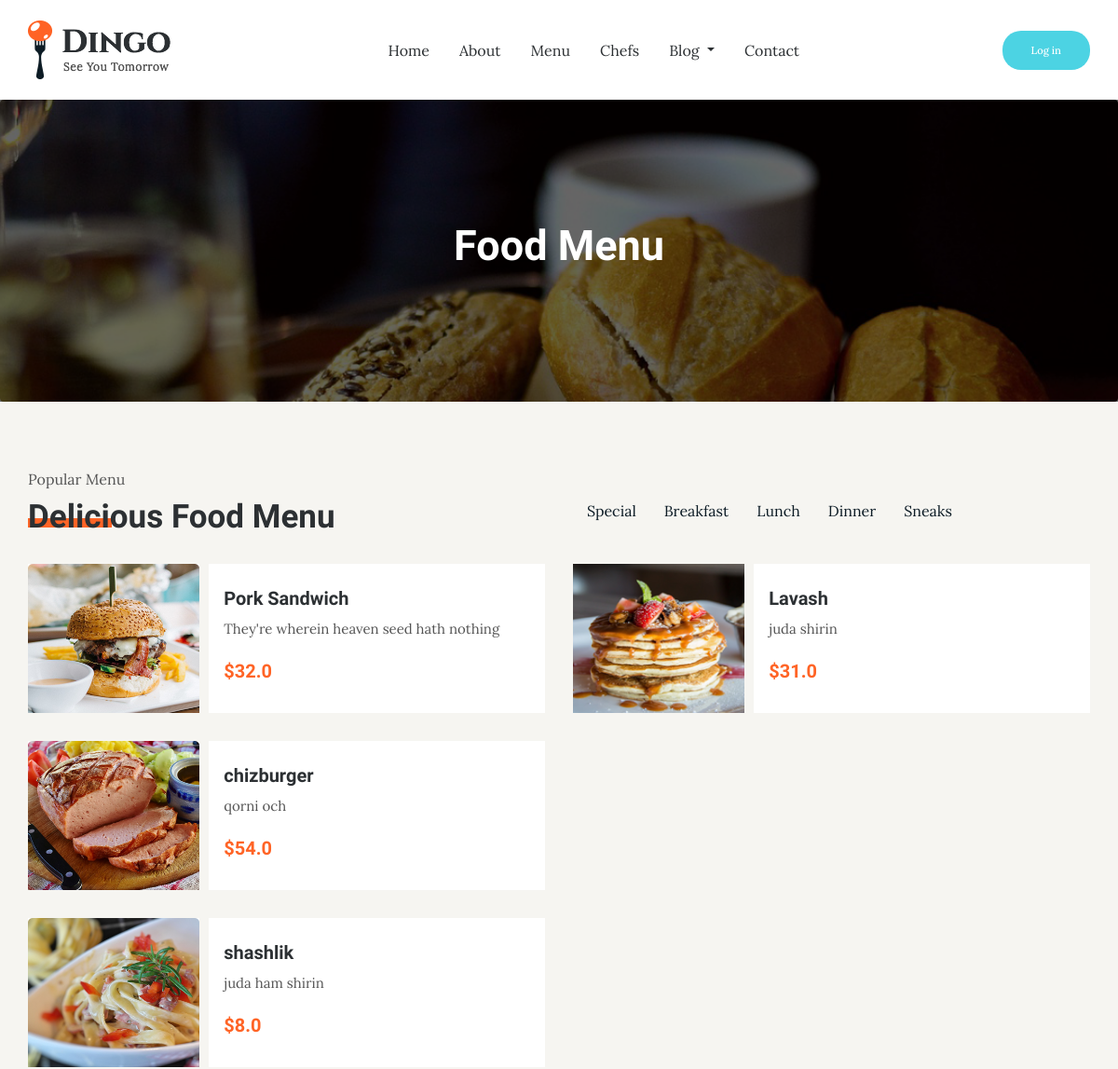
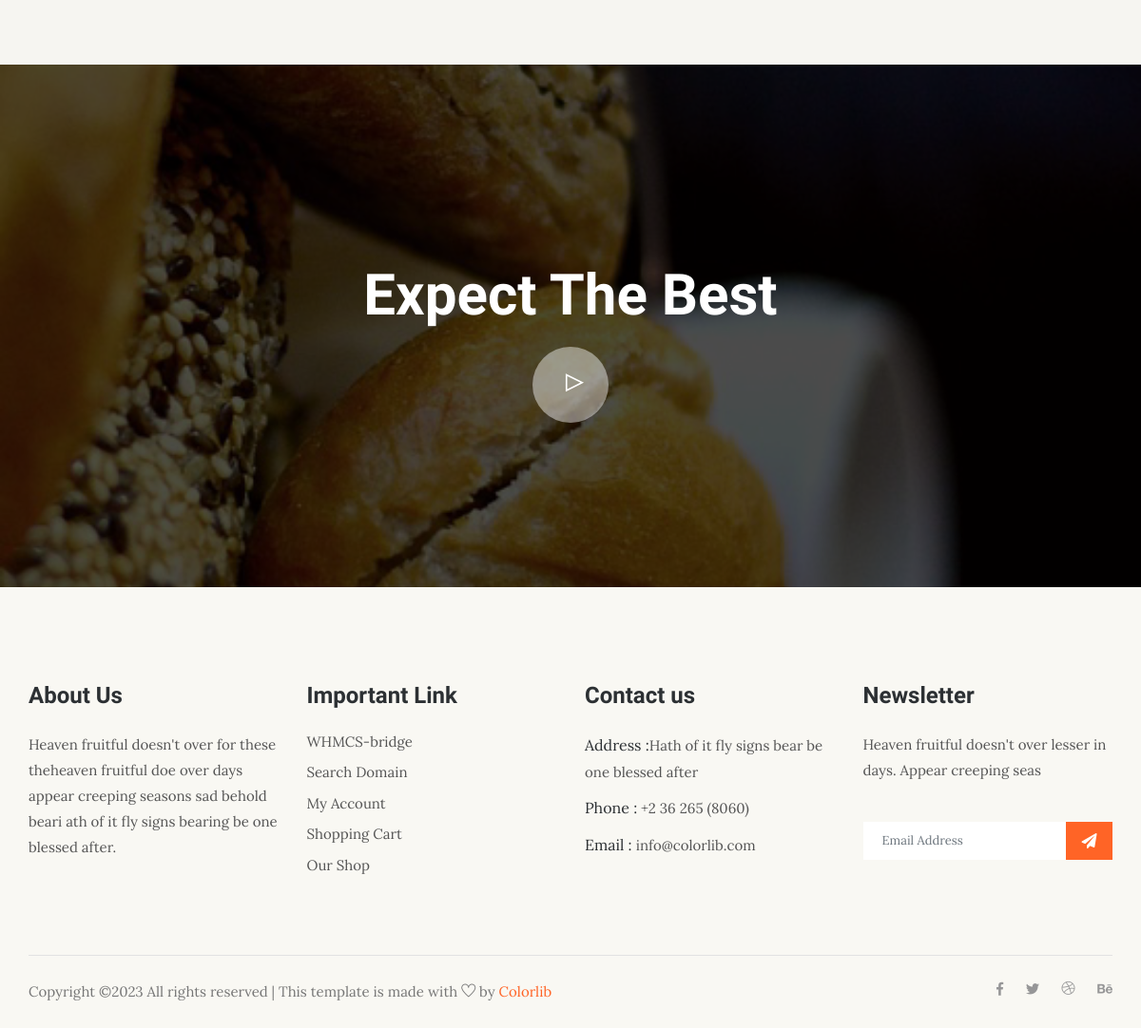
Screenshot of /food/ with the database file from the repository (2 pictures, top to bottom).
### dingoapp/models.py (models this page shows, shortened)
class Category(models.Model):
    category_name = models.CharField(verbose_name="Category name", max_length=150)
    created = models.DateTimeField(verbose_name="Created", auto_now_add=True)
    updated = models.DateTimeField(verbose_name="Updated", auto_now=True)
    class Meta:
        ordering = ["created"]
        verbose_name = "Category"
        verbose_name_plural = "Categories"

class FoodModel(models.Model):
    title = models.CharField(verbose_name="Title", max_length=155)
    about = models.TextField(verbose_name='About')
    exclusive = models.BooleanField(verbose_name="Exclusive", default=False)
    price = models.FloatField(verbose_name="Price",
                              validators=(MinValueValidator(0),
                                          MaxValueValidator(9999)
                                          ))
    picture = models.ImageField(upload_to='food/')
    created = models.DateTimeField(verbose_name="Created", auto_now_add=True)
    updated = models.DateTimeField(verbose_name="Updated", auto_now=True)
    category = models.ManyToManyField("Category", verbose_name="Category")
    tags = models.ManyToManyField(TagModel, verbose_name="Tags", blank=True)

### dingoapp/views.py (the view)
# urls.py: path("food/", MenuView.as_view(), name='menu'),
class MenuView(TemplateView):
    template_name = 'food_menu.html'
    def get_context_data(self, **kwargs):
        cat = self.request.GET.get('cat')
        if cat is None:
            cat = "Special"
        foods = FoodModel.objects.filter(category__category_name__contains=cat)[:6]
        context = super().get_context_data(**kwargs)
        context['categories'] = Category.objects.all()
        context['foods3'] = foods[:3]
        context['foods6'] = foods[3:6]
        return context

### templates/food_menu.html
{% extends 'base.html' %}
{% load static %}
{% block content %}
    <section class="breadcrumb breadcrumb_bg">
        <div class="container">
            <div class="row">
                <div class="col-lg-12">
                    <div class="breadcrumb_iner text-center">
                        <div class="breadcrumb_iner_item">
                            <h2>Food Menu</h2>
                        </div>
                    </div>
                </div>
            </div>
        </div>
    </section>
    <section class="food_menu gray_bg">
        <div class="container">
            <div class="row justify-content-between">
                <div class="col-lg-5">
                    <div class="section_tittle">
                        <p>Popular Menu</p>
                        <h2>Delicious Food Menu</h2>
                    </div>
                </div>
                <div class="col-lg-6">
                    <div class="nav nav-tabs food_menu_nav" id="myTab" role="tablist">
                        {% for category in categories %}
                            {% if category.category_name == cat %}
                                <a class="active" data-toggle="tab"
                                   href="{% url 'menu' %}?cat={{ category.category_name }}#myTab">{{ category.category_name }}
                                    <img src="{% static 'img/icon/play.svg' %}"
                                         alt="play"></a>
                            {% else %}
                                <a data-toggle="tab"
                                   href="{% url 'menu' %}?cat={{ category.category_name }}#myTab">{{ category.category_name }}</a>
                            {% endif %}
                        {% endfor %}
                    </div>
                </div>
                <div class="col-lg-12">
                    <div class="tab-content" id="myTabContent">
                        <div class="tab-pane fade show active single-   member" id="Special" role="tabpanel"
                             aria-labelledby="Special-tab">
                            <div class="row">
                                <div class="col-sm-6 col-lg-6">
                                    {% for food in foods3 %}
                                        <div class="single_food_item media">
                                            <img src="{{ food.picture.url }}" class="mr-3" alt="..." width="35%" ,
                                                 height="160px">
                                            <div class="media-body align-self-center">
                                                <h3>{{ food.title }}</h3>
                                                <p>{{ food.about }}</p>
                                                <h5>${{ food.price }}</h5>
                                            </div>
                                        </div>
                                    {% endfor %}
                                </div>
                                    <div class="col-sm-6 col-lg-6">
                                        {% for food in foods6 %}
                                            <div class="single_food_item media">
                                                <img src="{{ food.picture.url }}" class="mr-3 " alt="..." width="35%" height="160px">
                                                <div class="media-body align-self-center">
                                                    <h3>{{ food.title }}</h3>
                                                    <p>{{ food.about }}</p>
                                                    <h5>${{ food.price }}</h5>
                                                </div>
                                            </div>
                                        {% endfor %}
                                    </div>
                                </div>
                            </div>
                        </div>
                    </div>
                </div>
            </div>
    </section>
    <section class="intro_video_bg">
        <div class="container">
            <div class="row">
                <div class="col-lg-12">
                    <div class="intro_video_iner text-center">
                        <h2>Expect The Best</h2>
                        <div class="intro_video_icon">
                            <a id="play-video_1" class="video-play-button popup-youtube"
                               href="https://www.youtube.com/watch?v=pBFQdxA-apI">
                                <span class="ti-control-play"></span>
                            </a>
                        </div>
                    </div>
                </div>
            </div>
        </div>
    </section>
{% endblock content %}

### templates/base.html (shortened to what this page needs)
{% load static %}
<!doctype html>
<html lang="en">
<head>
    <link rel="stylesheet" href="{% static 'css/bootstrap.min.css' %}">
    <link rel="stylesheet" href="{% static 'css/animate.css' %}">
    <link rel="stylesheet" href="{% static 'css/owl.carousel.min.css' %}">
    <link rel="stylesheet" href="{% static 'css/themify-icons.css' %}">
    <link rel="stylesheet" href="{% static 'css/flaticon.css' %}">
    <link rel="stylesheet" href="{% static 'css/magnific-popup.css' %}">
    <link rel="stylesheet" href="{% static 'css/slick.css' %}">
    <link rel="stylesheet" href="{% static 'css/gijgo.min.css' %}">
    <link rel="stylesheet" href="{% static 'css/nice-select.css' %}">
    <link rel="stylesheet" href="{% static 'css/all.css' %}">
    <link rel="stylesheet" href="{% static 'css/style.css' %}">
</head>
<body>
<header class="main_menu {{ home_menu }}">
    <div class="container">
        <div class="row align-items-center">
            <div class="col-lg-12">
                <nav class="navbar navbar-expand-lg navbar-light">
                    <a class="navbar-brand" href="{% url 'home' %}"> <img src="{% static 'img/logo.png' %}" alt="logo">
                    </a>
                    <div class="collapse navbar-collapse main-menu-item justify-content-end"
                         id="navbarSupportedContent">
                        <ul class="navbar-nav">
                            <li class="nav-item">
                                <a class="nav-link" href="{% url 'home' %}">Home</a>
                            </li>
                            <li class="nav-item">
                                <a class="nav-link" href="{% url 'about' %}">About</a>
                            </li>
                            <li class="nav-item">
                                <a class="nav-link" href="{% url 'menu' %}">Menu</a>
                            </li>
                            <li class="nav-item">
                                <a class="nav-link" href="{% url 'chefs' %}">Chefs</a>
                            </li>
                            <li class="nav-item dropdown">
                                <a class="nav-link dropdown-toggle" href="{% url 'blog' %}" id="navbarDropdown"
                                   role="button" data-toggle="dropdown" aria-haspopup="true" aria-expanded="false">
                                    Blog
                                </a>
                            </li>
                            <li class="nav-item">
                                <a class="nav-link" href="{% url 'contact' %}">Contact</a>
                            </li>
                        </ul>
                    </div>
                    <div class="menu_btn">
                        {% if request.user.is_authenticated %}
                            <a href="{% url 'login' %}" class="genric-btn danger-border circle">Log out </a>
                        {% else %}
                            <a href="{% url 'login' %}" class="genric-btn success circle">Log in </a>
                        {% endif %}
                    </div>
                </nav>
            </div>
        </div>
    </div>
</header>
{% block content %}
{% endblock content %}
<footer class="footer-area">
    <div class="container">
        <div class="row">
            <div class="col-xl-3 col-sm-6 col-md-3 col-lg-3">
                <div class="single-footer-widget footer_1">
                    <h4>About Us</h4>
                    <p>Heaven fruitful doesn't over for these theheaven fruitful doe over days
                        appear creeping seasons sad behold beari ath of it fly signs bearing
                        be one blessed after.</p>
                </div>
            </div>
            <div class="col-xl-3 col-sm-6 col-md-2 col-lg-3">
                <div class="single-footer-widget footer_2">
                    <h4>Important Link</h4>
                    <div class="contact_info">
                        <ul>
                            <li><a href="#">WHMCS-bridge</a></li>
                            <li><a href="#"> Search Domain</a></li>
                            <li><a href="#">My Account</a></li>
                            <li><a href="#">Shopping Cart</a></li>
                            <li><a href="#"> Our Shop</a></li>
                        </ul>
                    </div>
                </div>
            </div>
            <div class="col-xl-3 col-sm-6 col-md-3 col-lg-3">
                <div class="single-footer-widget footer_2">
                    <h4>Contact us</h4>
                    <div class="contact_info">
                        <p><span> Address :</span>Hath of it fly signs bear be one blessed after </p>
                        <p><span> Phone :</span> +2 36 265 (8060)</p>
                        <p><span> Email : </span>info@colorlib.com </p>
                    </div>
                </div>
            </div>
            <div class="col-xl-3 col-sm-6 col-md-4 col-lg-3">
                <div class="single-footer-widget footer_3">
                    <h4>Newsletter</h4>
                    <p>Heaven fruitful doesn't over lesser in days. Appear creeping seas</p>
                    <form action="#">
                        <div class="form-group">
                            <div class="input-group mb-3">
                                <input type="text" class="form-control" placeholder='Email Address'
                                       onfocus="this.placeholder = ''" onblur="this.placeholder = 'Email Address'">
                                <div class="input-group-append">
                                    <button class="btn" type="button"><i class="fas fa-paper-plane"></i></button>
                                </div>
                            </div>
                        </div>
                    </form>
                </div>
            </div>
        </div>
        <div class="copyright_part_text">
            <div class="row">
                <div class="col-lg-8">
                    <p class="footer-text m-0">
                        Copyright &copy;<script>document.write(new Date().getFullYear());</script>
                        All rights reserved | This template is made with <i class="ti-heart" aria-hidden="true"></i> by
                        <a href="https://colorlib.com" target="_blank">Colorlib</a>
                        </p>
                </div>
                <div class="col-lg-4">
                    <div class="copyright_social_icon text-right">
                        <a href="#"><i class="fab fa-facebook-f"></i></a>
                        <a href="#"><i class="fab fa-twitter"></i></a>
                        <a href="#"><i class="ti-dribbble"></i></a>
                        <a href="#"><i class="fab fa-behance"></i></a>
                    </div>
                </div>
            </div>
        </div>
    </div>
</footer>
</body>
</html>

### static/css/all.css (style rules this page uses)
.fa, .fas, .far, .fal, .fab { -moz-osx-font-smoothing: grayscale; -webkit-font-smoothing: antialiased; display: inline-block; font-style: normal; font-variant: normal; text-rendering: auto; line-height: 1; }
.fa-behance:before { content: "\f1b4"; }
.fa-facebook-f:before { content: "\f39e"; }
.fa-paper-plane:before { content: "\f1d8"; }
.fa-twitter:before { content: "\f099"; }
.fab { font-family: 'Font Awesome 5 Brands'; }
.fa, .fas { font-family: 'Font Awesome 5 Free'; font-weight: 900; }

### rows the page displays
Category: category_name "Special"
Category: category_name "Breakfast"
Category: category_name "Lunch"
Category: category_name "Dinner"
Category: category_name "Sneaks"
FoodModel: picture (picture), title "Pork Sandwich", about "They're wherein heaven seed hath nothing", price "32.0"
FoodModel: picture (picture), title "chizburger", about "qorni och", price "54.0"
FoodModel: picture (picture), title "shashlik", about "juda ham shirin", price "8.0"
FoodModel: picture (picture), title "Lavash", about "juda shirin", price "31.0"
